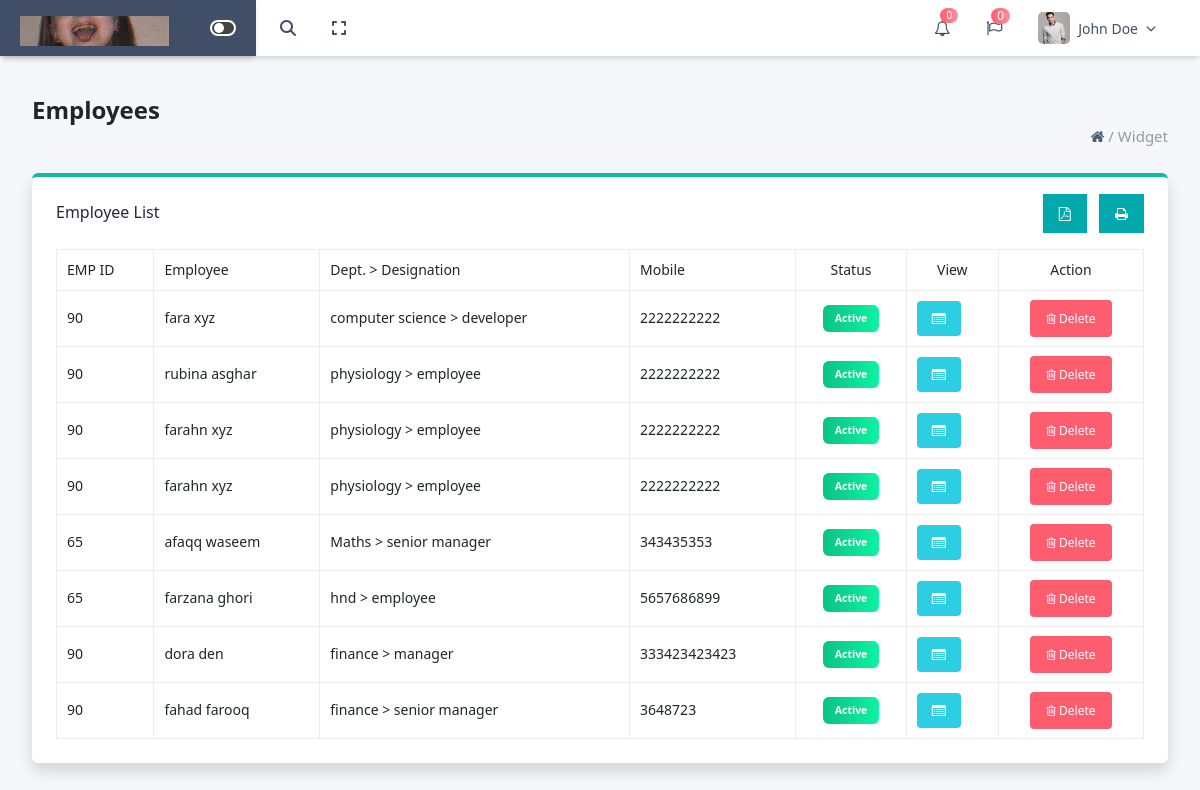
Screenshot of /phpfile/employee/list_employee.php with the database file from the repository.
### tables this page shows
CREATE TABLE `employee` (
  `id` int(11) NOT NULL,
  `emp_id` varchar(100) DEFAULT NULL,
  `f_name` varchar(100) DEFAULT NULL,
  `l_name` varchar(100) DEFAULT NULL,
  `dob` date DEFAULT NULL,
  `gender` varchar(10) DEFAULT NULL,
  `marital_status` varchar(20) DEFAULT NULL,
  `father_name` varchar(100) DEFAULT NULL,
  `nationality` varchar(100) DEFAULT NULL,
  `passport_no` varchar(100) DEFAULT NULL,
  `photo` varchar(255) DEFAULT NULL,
  `bank_name` varchar(100) DEFAULT NULL,
  `branch_name` varchar(100) DEFAULT NULL,
  `account_name` varchar(100) DEFAULT NULL,
  `account_number` varchar(100) DEFAULT NULL,
  `address` text DEFAULT NULL,
  `city` varchar(100) DEFAULT NULL,
  `contact_nationality` varchar(100) DEFAULT NULL,
  `mobile` varchar(20) DEFAULT NULL,
  `phone` varchar(20) DEFAULT NULL,
  `email` varchar(100) DEFAULT NULL,
  `resume` varchar(255) DEFAULT NULL,
  `offer_letter` varchar(255) DEFAULT NULL,
  `joining_letter` varchar(255) DEFAULT NULL,
  `contract_paper` varchar(255) DEFAULT NULL,
  `id_proof` varchar(255) DEFAULT NULL,
  `other_document` varchar(255) DEFAULT NULL,
  `designation` varchar(100) DEFAULT NULL,
  `join_date` date DEFAULT NULL,
  `status` varchar(10) DEFAULT 'Active',
  `department` varchar(100) DEFAULT NULL
);

### phpfile/employee/list_employee.php (the view, shortened to what this page needs)
<?php
$conn = new mysqli("localhost", "root", "", "hrms_dashboard");
$result = $conn->query("SELECT * FROM employee");
?>
<!DOCTYPE html>
<html lang="en">
<head>
    <link rel="stylesheet" href="/css/bootstrap.css">
    <link rel="stylesheet" href="/fontawesome/font-awesome-4.7.0/css/font-awesome.css">
    <link rel="stylesheet" href="https://cdnjs.cloudflare.com/ajax/libs/font-awesome/6.7.2/css/all.min.css">
    <link rel="stylesheet" href="https://cdnjs.cloudflare.com/ajax/libs/font-awesome/4.7.0/css/font-awesome.min.css">
    <script src="https://cdn.tailwindcss.com"></script>
    <link href="https://cdn.jsdelivr.net/npm/bootstrap-select@1.14.0-beta3/dist/css/bootstrap-select.min.css"
          rel="stylesheet">
    <link href="https://cdn.jsdelivr.net/npm/bootstrap@5.3.3/dist/css/bootstrap.min.css" rel="stylesheet">
</head>
<body class="bg-[#F6F7FB]">
<div class="w-full bg-white shadow-md fixed top-0 z-[10]">
    <header class="hidden md:flex items-center justify-between px-6  bg-whitesticky top-0  ml-64 ">
        <div class="float-left py-[12px]">
            <div class="flex items-center relative transition-all duration-500 ease-in-out w-[300px]"
                 id="search-wrapper">
                <button id="trigerIcon" class="absolute left-0 text-[#404E67] transition z-20">
                    <i class="fas fa-search text-[#404E67]"></i>
                </button>
                <button id="fullscreen-toggle"
                        class="p-1 text-[#404E67]
            rounded-full transition-all  duration-500 ease-in-out -ml-2 relative"
                        style="margin-left: -220px;">
                    <i class="fas font-[16px] fa-expand"></i>
                </button>
            </div>
        </div>
        <div class="flex items-center gap-9">
            <div class="relative inline-block text-left">
                <button id="bellButton" onclick="togglebellDopdown()" class="relative focus:outline-none">
                    <i class="fa fa-bell-o text-[#404E67] text-[16px]" aria-hidden="true"></i>
                    <span class="absolute -top-2 -right-2 a1 text-white text-[10px] rounded-full px-1.5">0</span>
                </button>
            </div>
            <div class="relative">
                <i class="fa fa-flag-o  text-[#404E67]" aria-hidden="true"></i>
                <span class="absolute -top-2 -right-2 a1 text-white text-xs rounded-full px-1.5">0</span>
            </div>
            <div class="relative inline-block text-left pr-5">
                <div id="profileButton" onclick="toggleProfileDopdown()" class="flex items-center gap-2 cursor-pointer">
                    <img src="../../images/img_1.png" alt="user" class="w-8 h-8 rounded-[5px] object-cover">
                    <span class="text-[#404E67] text-[14px] font-medium">John Doe</span>
                    <i class="fas fa-chevron-down text-[10px] text-[#404E67]"></i>
                </div>
            </div>
        </div>
    </header>
</div>
<div class="fixed top-0 start-0 bg-[#404E67] lg:w-64 md:w-full w-full sm:w-full shadow-md lg:p-[20px] md:p-[10px] sm:p-[10px] p-[10px]  z-40">
    <div class="grid grid-cols-12 items-center">
        <div class="col-span-4 flex lg:justify-start justify-start items-center">
            <div class=" hidden lg:block ">
                <img src="../../images/img.png" class="absolute top-4" alt="">
            </div>
        </div>
        <div class="col-span-4 flex justify-end items-center">
            <div class="hidden lg:flex">
                <div id="toggleSidebarBtn1" class="toggle-container flex">
                    <div class="toggle-circle"></div>
                </div>
            </div>
        </div>
    </div>
</div>
<div id="mainContent" class=" p-8 absolute top-1 ">
    <h1 class="font-semibold text-[24px]">Employees</h1>
    <span>
        <p class="float-right text-[#919aa3] text-[15px]"><a
                    href="http://localhost/project/hrms_dashboard/phpfile/dashboard.php"><i
                        class="fa fa-home text-[#4a6076]"></i></a> / <a
                    href="http://localhost/project/hrms_dashboard/phpfile/settings(1).php">Widget</a></p>
    </span>
    <div class="py-4"></div>
    <div class="w-full mx-auto bg-white shadow p-6 rounded-md border-t-4 border-teal-500">
        <div class="flex justify-between items-center mb-6">
            <h1 class="text-md font-medium text-gray-800">Employee List</h1>
            <div>
                <a href="#" onclick="generatePDF()" class="bg-[#01a9ac] text-white text-[14px] px-3 py-2.5  hover:bg-[#07e4e8] transition-all"> <i class="fa fa-file-pdf-o"></i></a>
                <a href="#" onclick="window.print()" class="bg-[#01a9ac] text-white text-[14px] px-3 py-2.5  hover:bg-[#07e4e8] transition-all ml-2"> <i class="fa fa-print"></i></a>
            </div>
        </div>
        <table class="table-bordered border-[#ececec] w-full text-sm" cellpadding="10">
            <thead>
            <tr>
                <th  class="font-medium">EMP ID</th>
                <th  class="font-medium">Employee</th>
                <th class="font-medium">Dept. > Designation</th>
                <th class="font-medium">Mobile</th>
                <th class="text-center font-medium">Status</th>
                <th class="text-center font-medium">View</th>
                <th class="text-center font-medium">Action</th>
            </tr>
            </thead>
            <tbody>
            <?php while($row = $result->fetch_assoc()): ?>
                <tr>
                    <td><?= $row['emp_id'] ?></td>
                    <td><?= $row['f_name'] . ' ' . $row['l_name'] ?></td>
                    <td><?= $row['department'] . ' > ' . $row['designation']; ?></td>
                    <td><?= $row['mobile'] ?></td>
                    <td class="text-center">
                            <span class="badge " style="background: <?= $row['status'] === 'Active' ? 'linear-gradient(to right, #0ac282, #0df3a3)' : '#6c757d' ?>; color: white; padding: 8px 12px;">
                         <?= $row['status'] ?></span>
                    </td>
                    <td><a href="view_employee.php?id=<?= $row['id'] ?>" class="btn bg-[#2DCEE3] px-[14px] py-1.5 rounded-1 hover:bg-[#2fdef6] btn-sm text-white"><i class="fa fa-list-alt"></i></a></td>
                    <td class="text-center">
                         <a href="delete_employee.php?id=<?= $row['id'] ?>" onclick="return confirm('Are you sure you want to delete this employee?')" class="bg-[#fe5d70] rounded-1 text-white px-3 py-2.5 text-xs hover:bg-[#fe5d70] transition-all duration-300"><i class="fa fa-trash-o"></i> Delete</a>
                    </td>
                </tr>
            <?php endwhile; ?>
            </tbody>
        </table>
    </div>
</body>
</html>

### phpfile/employee/list_employee.php (style rules this page uses)
html, body { overflow-x: hidden; }
.a1 { background: linear-gradient(to right, #fe5d70, #fe909d); }
.toggle-container { width: 26px; height: 16px; background-color: #444; border-radius: 9999px; cursor: pointer; position: relative; overflow: hidden; border: 2px solid white; }
.toggle-circle { width: 10px; height: 10px; background-color: white; border-radius: 50%; position: absolute; top: 1px; left: 2px; transition: transform 0.3s ease; }
#mainContent { margin-top: 60px; overflow-x: hidden; }

### rows the page displays
employee: emp "90", f_name "fara", l_name "xyz", department "computer science", designation "developer", mobile "2222222222", status "Active"
employee: emp "90", f_name "rubina", l_name "asghar", department "physiology", designation "employee", mobile "2222222222", status "Active"
employee: emp "90", f_name "farahn", l_name "xyz", department "physiology", designation "employee", mobile "2222222222", status "Active"
employee: emp "90", f_name "farahn", l_name "xyz", department "physiology", designation "employee", mobile "2222222222", status "Active"
employee: emp "65", f_name "afaqq", l_name "waseem", department "Maths", designation "senior manager", mobile "343435353", status "Active"
employee: emp "65", f_name "farzana", l_name "ghori", department "hnd", designation "employee", mobile "5657686899", status "Active"
employee: emp "90", f_name "dora", l_name "den", department "finance", designation "manager", mobile "333423423423", status "Active"
employee: emp "90", f_name "fahad", l_name "farooq", department "finance", designation "senior manager", mobile "3648723", status "Active"
